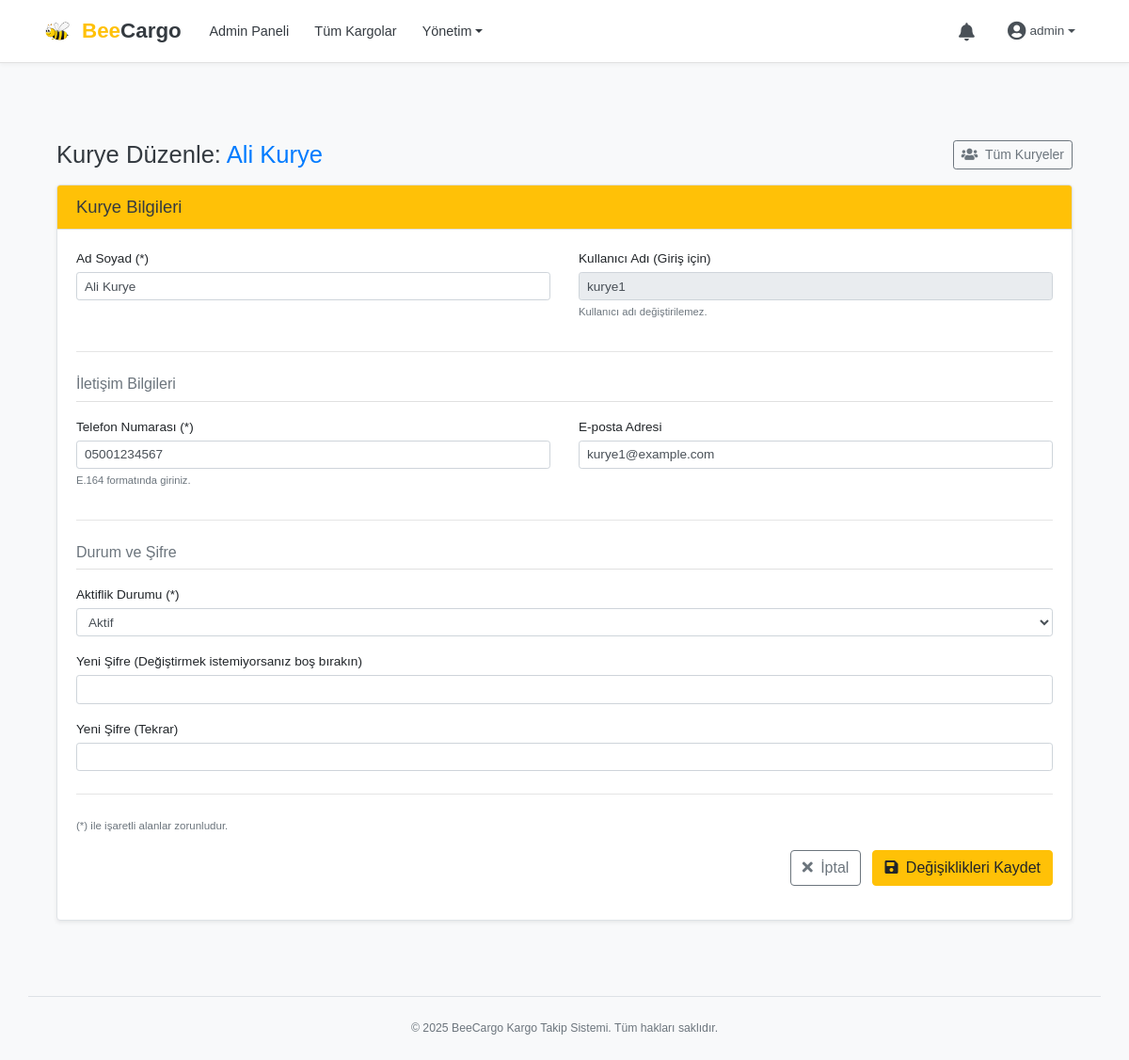
The app's page /admin/edit_courier/1 (signed in) with its own data.
### app/models.py (models this page shows, shortened)
class Kuryeler(db.Model):
    __tablename__ = 'kuryeler'
    id = db.Column(db.Integer, primary_key=True)
    ad_soyad = db.Column(db.String(150), nullable=False)
    kullanici_adi = db.Column(db.String(80), unique=True, nullable=False)
    sifre_hash = db.Column(db.String(255), nullable=False)
    telefon = db.Column(db.String(20), unique=True, nullable=False) # GÜNCELLENDİ: nullable=False, unique=True (Eğer farklı kuryeler aynı tel no'yu kullanamazsa)
    email = db.Column(db.String(120), unique=True, nullable=True)
    aktif_mi = db.Column(db.Boolean, default=True, nullable=False)
    olusturulma_tarihi = db.Column(db.DateTime, default=datetime.now)
    guncellenme_tarihi = db.Column(db.DateTime, default=datetime.now, onupdate=datetime.now)
    atanmis_kargolar = db.relationship('Kargolar', backref='atanan_kurye', lazy='dynamic', foreign_keys='Kargolar.kurye_id')
    bildirimler = db.relationship('Bildirimler', backref='kurye_bildirimleri', lazy='dynamic', foreign_keys='Bildirimler.kurye_id')

### app/routes_admin.py (the view, shortened to what this page needs)
@bp_admin.route('/edit_courier/<int:kurye_id>', methods=['GET', 'POST'])
def edit_courier(kurye_id):
    if 'admin_id' not in session:
        flash('Bu işlemi yapmak için giriş yapmalısınız.', 'error')
        return redirect(url_for('bp_admin.login'))
    kurye_to_edit = Kuryeler.query.get_or_404(kurye_id)
    form_data_on_error = {}
    get_form_data = {
        'ad_soyad': kurye_to_edit.ad_soyad,
        'telefon': kurye_to_edit.telefon,
        'email': kurye_to_edit.email or '', # None ise boş string
        'aktif_mi': str(kurye_to_edit.aktif_mi) # String'e çevir
    }
    return render_template('admin_edit_courier.html', kurye=kurye_to_edit, form_data=get_form_data)

### app/templates/admin_edit_courier.html (shortened to what this page needs)
﻿{% extends "base.html" %}
{% block body_class %}admin-page form-page{% endblock %}
{% block content %}
<div class="container mt-4 mb-5">
    <div class="d-flex justify-content-between align-items-center mb-3">
        <h2 class="mb-0 page-main-title">Kurye Düzenle: <span class="text-primary">{{ kurye.ad_soyad }}</span></h2>
        <a href="{{ url_for('bp_admin.list_couriers') }}" class="btn btn-outline-secondary btn-sm">
            <i class="fas fa-users mr-1"></i> Tüm Kuryeler
        </a>
    </div>
    <div class="card shadow-sm">
        <div class="card-header bg-warning text-dark">
            <h3 class="mb-0 h5">Kurye Bilgileri</h3>
        </div>
        <div class="card-body">
            <form method="POST" action="{{ url_for('bp_admin.edit_courier', kurye_id=kurye.id) }}">
                <div class="row">
                    <div class="col-md-6">
                        <div class="form-group">
                            <label for="ad_soyad">Ad Soyad (*)</label>
                            <input type="text" id="ad_soyad" name="ad_soyad" class="form-control form-control-sm" value="{{ form_data.get('ad_soyad', kurye.ad_soyad) }}" required>
                        </div>
                    </div>
                    <div class="col-md-6">
                        <div class="form-group">
                            <label for="kullanici_adi">Kullanıcı Adı (Giriş için)</label>
                            <input type="text" id="kullanici_adi" name="kullanici_adi" class="form-control form-control-sm" value="{{ kurye.kullanici_adi }}" readonly>
                            <small class="form-text text-muted">Kullanıcı adı değiştirilemez.</small>
                        </div>
                    </div>
                </div>
                <hr class="my-3">
                <h5 class="mt-3 mb-2 text-muted">İletişim Bilgileri</h5>
                <div class="row">
                    <div class="col-md-6">
                        <div class="form-group">
                            <label for="telefon">Telefon Numarası (*)</label>
                            <input type="tel" id="telefon" name="telefon" class="form-control form-control-sm" value="{{ form_data.get('telefon', kurye.telefon or '') }}" placeholder="Örn: +905xxxxxxxxx" required>
                            <small class="form-text text-muted">E.164 formatında giriniz.</small>
                        </div>
                    </div>
                    <div class="col-md-6">
                        <div class="form-group">
                            <label for="email">E-posta Adresi</label>
                            <input type="email" id="email" name="email" class="form-control form-control-sm" value="{{ form_data.get('email', kurye.email or '') }}">
                        </div>
                    </div>
                </div>
                <hr class="my-3">
                <h5 class="mt-3 mb-2 text-muted">Durum ve Şifre</h5>
                <div class="form-group">
                    <label for="aktif_mi">Aktiflik Durumu (*)</label>
                    <select id="aktif_mi" name="aktif_mi" class="form-control form-control-sm" required>
                        <option value="True" {% if form_data.get('aktif_mi', kurye.aktif_mi|string())=='True' %}selected{% endif %}>Aktif</option>
                    </select>
                </div>
                <div class="form-group">
                    <label for="yeni_sifre">Yeni Şifre (Değiştirmek istemiyorsanız boş bırakın)</label>
                    <input type="password" id="yeni_sifre" name="yeni_sifre" class="form-control form-control-sm">
                </div>
                <div class="form-group">
                    <label for="yeni_sifre_tekrar">Yeni Şifre (Tekrar)</label>
                    <input type="password" id="yeni_sifre_tekrar" name="yeni_sifre_tekrar" class="form-control form-control-sm">
                </div>
                <hr class="my-4">
                <p class="text-muted"><small>(*) ile işaretli alanlar zorunludur.</small></p>
                <div class="form-group text-right">
                    <a href="{{ url_for('bp_admin.list_couriers') }}" class="btn btn-outline-secondary mr-2">
                        <i class="fas fa-times mr-1"></i> İptal
                    </a>
                    <button type="submit" class="btn btn-warning">
                        <i class="fas fa-save mr-1"></i> Değişiklikleri Kaydet
                    </button>
                </div>
            </form>
        </div>
    </div>
</div>
{% endblock %}
{% block head_extra %}
<link rel="stylesheet" href="https://cdnjs.cloudflare.com/ajax/libs/font-awesome/5.15.3/css/all.min.css">
{% endblock %}

### app/static/css/style.css (style rules this page uses)
html { overflow-y: scroll; font-size: 16px; height: 100%; }
body { padding-top: 78px; background-color: #f8f9fa; display: flex; flex-direction: column; min-height: 100%; font-family: 'Poppins', sans-serif; font-size: 0.9rem; color: #212529; line-height: 1.6; }
h2.page-main-title { font-size: 1.6rem; margin-bottom: 1.25rem; color: #343a40; font-weight: 500; }
.card { margin-bottom: 1.5rem; border: 1px solid #dee2e6; box-shadow: 0 0.125rem 0.25rem rgba(0,0,0,.05); }
.card-header { background-color: #f8f9fa; border-bottom: 1px solid #dee2e6; padding: .75rem 1.25rem; }
.card-header h2.h5, .card-header h3.h5, .card-header h5 { font-size: 1.05rem; font-weight: 600; margin-bottom: 0; }
.form-group label { font-weight: 500; margin-bottom: 0.3rem; font-size: 0.85rem; }
.form-group small.form-text { font-size: 0.78em; }
.form-control-sm { font-size: 0.85rem; }
input[readonly].form-control, textarea[readonly].form-control { background-color: #e9ecef; opacity: 1; cursor: not-allowed; }
.form-page h5.text-muted { font-size: 1rem; color: #6c757d !important; margin-top: 1.5rem !important; margin-bottom: 1rem !important; padding-bottom: 0.5rem; border-bottom: 1px solid #e0e0e0; }

### app/templates/admin_edit_courier.html (style rules this page uses)
.page-main-title { font-size: 1.75rem; font-weight: 500; }
.card-header h3.h5 { font-size: 1.15rem; font-weight: 500; }
.form-group label { font-weight: 500; font-size: 0.85rem; margin-bottom: .2rem; }
.form-control-sm { font-size: 0.85rem; height: calc(1.5em + .5rem + 2px); }
input[readonly].form-control-sm { background-color: #e9ecef; opacity: 1; cursor: not-allowed; }

### records on screen
Kuryeler: ad_soyad "Ali Kurye", kullanici_adi "kurye1", telefon "05001234567", email "kurye1@example.com", aktif_mi "Aktif"

### other values on screen
{{ session.get('admin_kullanici_adi', 'Admin') }} "admin"
